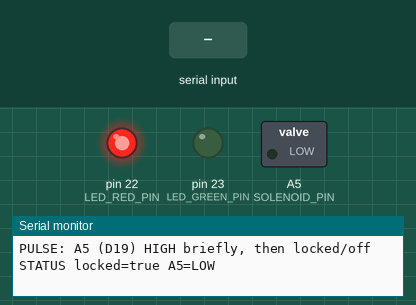
Simulated run of this sketch. Board: Arduino Mega 2560, built with avr-gcc and run on an emulated ATmega2560. Parts: switched loads named in the sketch (green lamp = pin HIGH), output pins drawn as LEDs (lit = HIGH), the last lines printed to the serial monitor. The inputs (shaded band) are chosen by the test bench.

Above: at 1.2 s.
1.3 s: "UNLOCK\n" received over Serial
At 2.0 s:
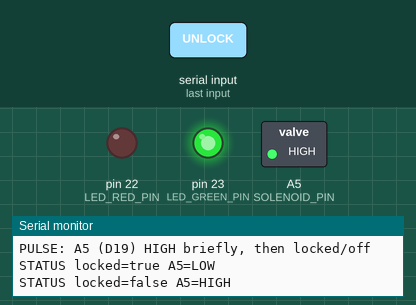
2.8 s: "LOCK\n" received over Serial
At 3.1 s:
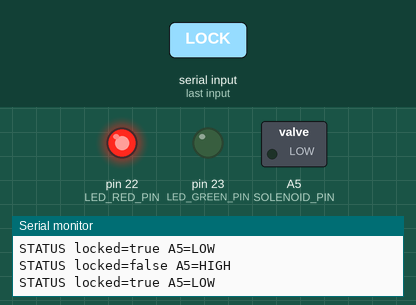
4.3 s: "PULSE\n" received over Serial
At 5.1 s:
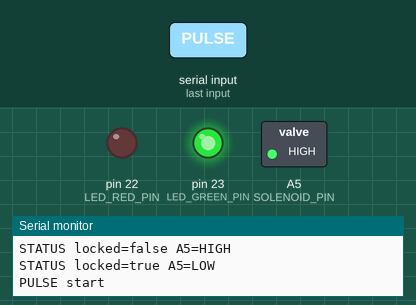
Timing chart, 0 to 7.3 s (numbered marks = the images above; inputs shaded):
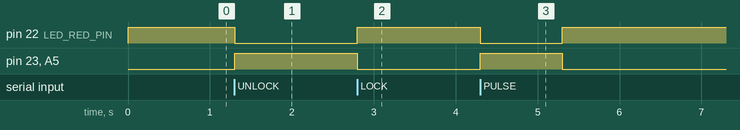

The sketch:

test_solenoid.ino
```cpp
#include <Arduino.h>

// Standalone solenoid relay bench test for Coinnect Mega #2 wiring.
// The sketch boots locked/off and only energizes the relay after Serial input.

static const uint8_t SOLENOID_PIN = A5;
static const uint8_t LED_RED_PIN = 22;
static const uint8_t LED_GREEN_PIN = 23;

static const uint8_t LOCK_RELAY_LOCKED_LEVEL = LOW;
static const uint8_t LOCK_RELAY_UNLOCKED_LEVEL = HIGH;
static const unsigned long DEFAULT_PULSE_MS = 1000;

static bool doorLocked = true;
static String inputLine;

void printHelp() {
  Serial.println("Commands: LOCK, UNLOCK, PULSE, STATUS, HELP");
  Serial.println("LOCK: A5 (D19) LOW, red LED on, green LED off");
  Serial.println("UNLOCK: A5 (D19) HIGH, red LED off, green LED on");
  Serial.println("PULSE: A5 (D19) HIGH briefly, then locked/off");
}

void setLocked(bool locked) {
  doorLocked = locked;
  if (locked) {
    digitalWrite(SOLENOID_PIN, LOCK_RELAY_LOCKED_LEVEL);
    digitalWrite(LED_RED_PIN, HIGH);
    digitalWrite(LED_GREEN_PIN, LOW);
  } else {
    digitalWrite(SOLENOID_PIN, LOCK_RELAY_UNLOCKED_LEVEL);
    digitalWrite(LED_RED_PIN, LOW);
    digitalWrite(LED_GREEN_PIN, HIGH);
  }
}

void printStatus() {
  Serial.print("STATUS locked=");
  Serial.print(doorLocked ? "true" : "false");
  Serial.print(" A5=");
  Serial.println(digitalRead(SOLENOID_PIN) == HIGH ? "HIGH" : "LOW");
}

void pulseSolenoid() {
  Serial.println("PULSE start");
  setLocked(false);
  delay(DEFAULT_PULSE_MS);
  setLocked(true);
  Serial.println("PULSE complete; locked/off");
}

void handleCommand(String command) {
  command.trim();
  command.toUpperCase();

  if (command.length() == 0) {
    return;
  }
  if (command == "LOCK") {
    setLocked(true);
    printStatus();
  } else if (command == "UNLOCK") {
    setLocked(false);
    printStatus();
  } else if (command == "PULSE") {
    pulseSolenoid();
    printStatus();
  } else if (command == "STATUS") {
    printStatus();
  } else if (command == "HELP") {
    printHelp();
  } else {
    Serial.print("Unknown command: ");
    Serial.println(command);
    printHelp();
  }
}

void setup() {
  Serial.begin(115200);
  while (!Serial) {
    ;
  }

  inputLine.reserve(64);
  pinMode(SOLENOID_PIN, OUTPUT);
  pinMode(LED_RED_PIN, OUTPUT);
  pinMode(LED_GREEN_PIN, OUTPUT);
  setLocked(true);

  Serial.println("Coinnect solenoid test");
  printHelp();
  printStatus();
}

void loop() {
  while (Serial.available() > 0) {
    const char c = static_cast<char>(Serial.read());
    if (c == '\n' || c == '\r') {
      handleCommand(inputLine);
      inputLine = "";
    } else if (inputLine.length() < 63) {
      inputLine += c;
    }
  }
}
```

Measured:
- after the input at 1.3 s, pin 22 (LED_RED_PIN): HIGH → LOW at once; pin 23 (LED_GREEN_PIN), A5 (SOLENOID_PIN): LOW → HIGH at once
- after the input at 2.8 s, pin 22 (LED_RED_PIN): LOW → HIGH at once; pin 23 (LED_GREEN_PIN), A5 (SOLENOID_PIN): HIGH → LOW at once
- after the input at 4.3 s, pin 22 (LED_RED_PIN): HIGH → LOW at once, → HIGH 1.0 s later; pin 23 (LED_GREEN_PIN), A5 (SOLENOID_PIN): LOW → HIGH at once, → LOW 1.0 s later
